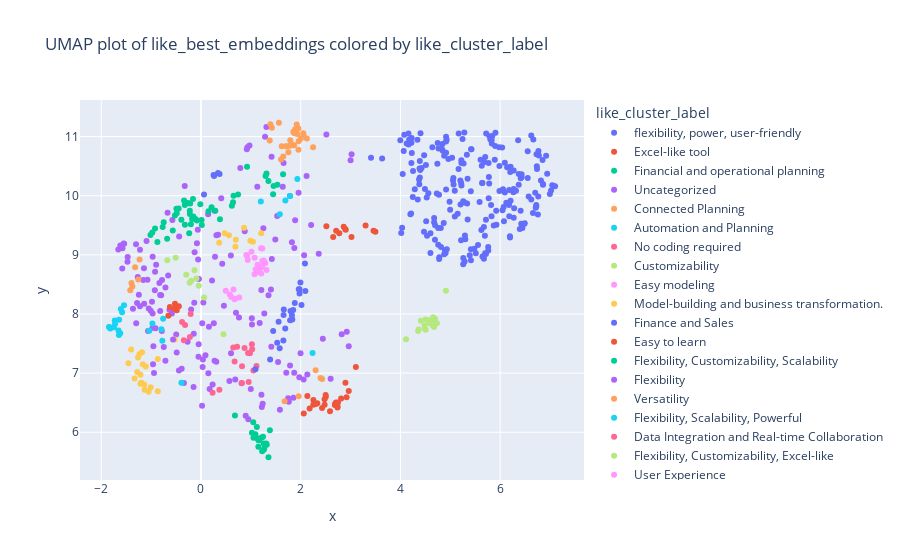

The cell this chart's notebook holds for it:
### Code cell
visualize_embeddings(clustered_like_df, 'like_best_embeddings', 'like_cluster_label', 'like_best')
visualize_embeddings(clustered_dislike_df, 'dislike_embeddings', 'dislike_cluster_label', 'dislike')
visualize_embeddings(clustered_problem_df, 'problems_solving_embeddings', 'problem_solving_label', 'problems_solving')
